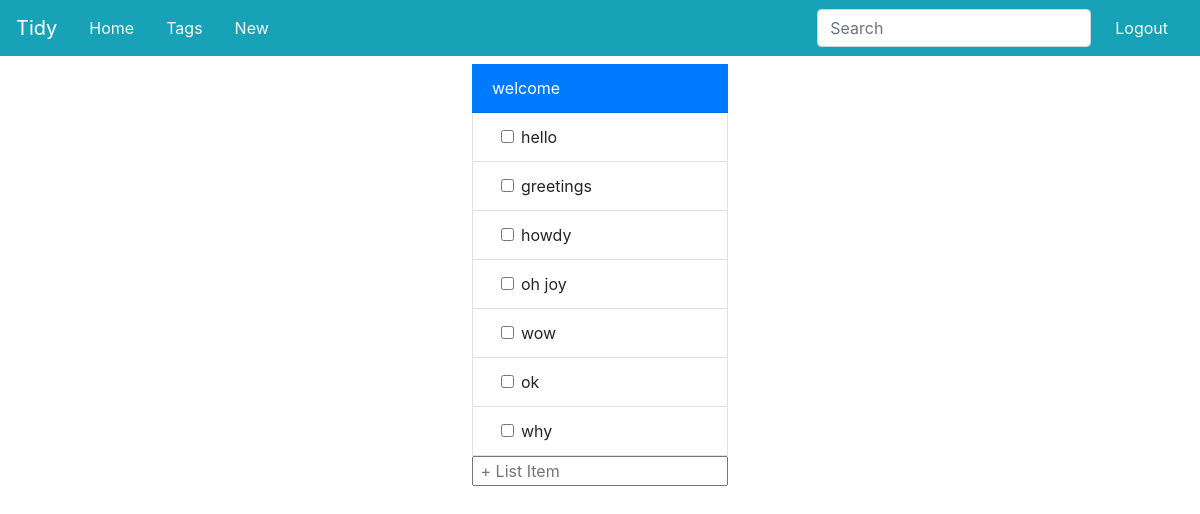
Page /t/welcome (signed in) on the earlier database version.
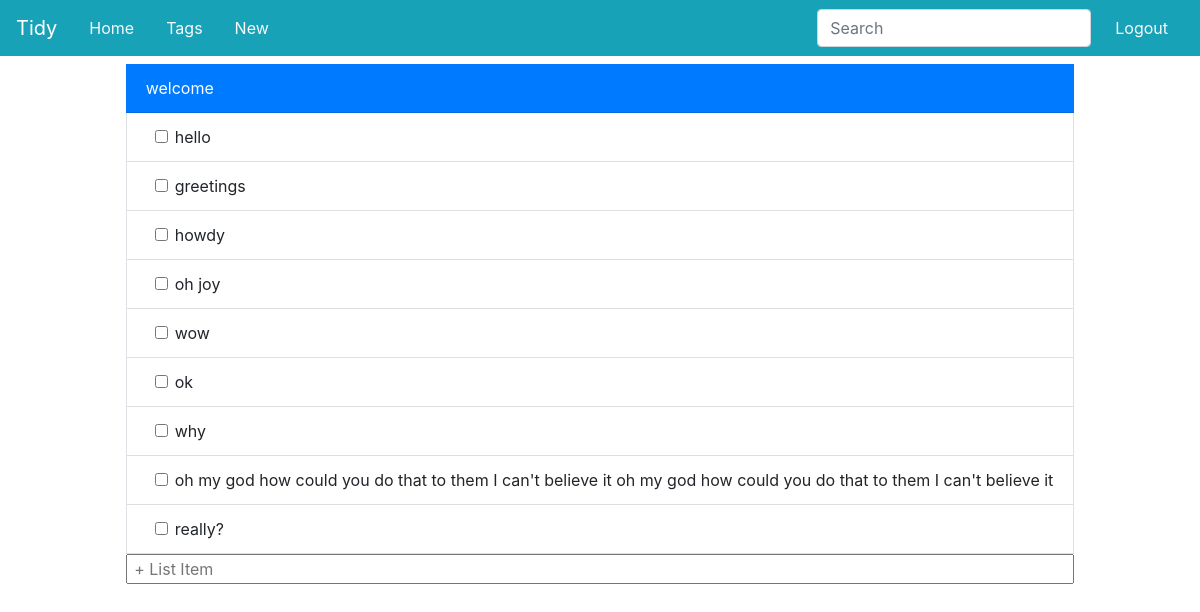
Same page on the later database version.
### app/models.py (models this page shows, shortened)
class Entries(db.Model):
    __tablename__='Entries'
    id=db.Column(db.Integer,primary_key=True)
    user_id=db.Column(db.Integer,db.ForeignKey('User.id'),index=True)
    text=db.Column(db.String)
    date_created=db.Column(db.DateTime,default=datetime.now())
    tags = db.relationship("Tags",secondary=tag_map)

### app/routes.py (the view, shortened to what this page needs)
@app.route('/t/<tag>', methods=['GET','POST'])
@login_required
def tag_list(tag):
    t = Tags.query.filter_by(tag=tag).first()
    if t is None:
        return redirect(url_for('new_list'))
    list=Entries.query.join(Tags.entries).filter(Entries.user_id==current_user.id,Tags.tag==tag).all()
    return render_template('list.html',list=list,head=tag)

### app/models.py (called while the page is built)
@login.user_loader
def load_user(id):
    return User.query.get(int(id))

### app/templates/list.html (shortened to what this page needs)
{% extends 'base.html' %}
{% block app_content %}
<div class="container">
  <div class="row">
    <form class="card mx-auto border-0 m-2"  id='{{key}}' action="{{url_for('tag_list',tag=head)}}" method="POST">
      <div class="card-header d-flex rounded-0 bg-primary">
        {% if head=='' %}
        <div class="text-white card-link" href="">"No Tittle"</div>
        <input type="hidden" value="{{head}}"  placeholder="No Current Tittle" autocomplete="off" name="tag">
        <img style="width:1em" src="../static/open_iconic/svg/circle-x.svg" alt='delete'>
        {% else %}
        <div class="text-white card-link" href="{{url_for('tag_list',tag=key)}}">{{head}}</div>
        {%endif%}
      </div>
      <div class="list-group list-group-flush">
      {% for entry in list%}
        <div class="list-group-item border-right border-left form-check d-flex pl-5">
          <input class="form-check-input" type="checkbox" name="{{entry.id}}" id="{{head}}ent{{entry.id}}">
          <label class="form-check-label mr-auto" for="{{head}}ent{{entry.id}}">
              {{entry.text}}
          </label>
        </div>
      {% endfor %}
      </div>
        <input type="text" class=""  placeholder=" + List Item" autocomplete="off" name="entry">
    </form>
  </div>
</div>
{% endblock %}

Differences in the rows shown:
added Entries: text "oh my god how could you do that to them I can't believe it oh my god how could you do that to them I can't believe it"
added Entries: text "really?"
